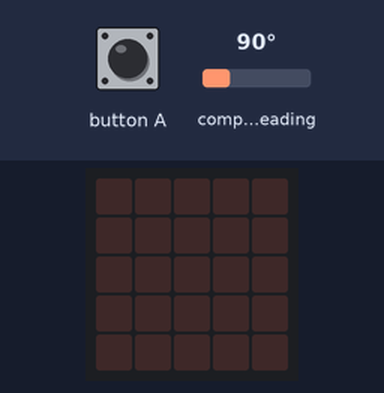
Recording of a program running on a simulated BBC micro:bit (MakeCode). Shown: the board's 5×5 LED display. Inputs (shaded band) come from the test bench; at power-on: compass heading 90°. The compass is already calibrated.

Above: at 1.2 s.
1.3 s: button A pressed for 0.15 s
At 1.9 s:
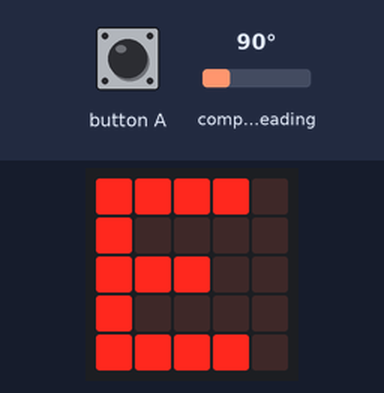
Timing chart, 0 to 4.3 s (numbered marks = the images above; inputs shaded):
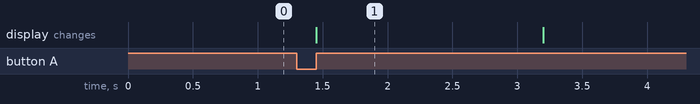

The program:

main.ts
```typescript
input.onButtonPressed(Button.A, function () {
    if (input.compassHeading() > 45 && input.compassHeading() < 135) {
        basic.showString("E")
    } else if (input.compassHeading() > 135 && input.compassHeading() < 225) {
        basic.showString("S")
    } else if (input.compassHeading() > 225 && input.compassHeading() < 315) {
        basic.showString("W")
    } else if (input.compassHeading() > 315 && input.compassHeading() < 45) {
        basic.showString("N")
    } else {
        basic.showString("X")
    }
    basic.pause(1000)
    basic.clearScreen()
})
```

test.ts
```typescript
// 在這裡測試；當此封包作為擴充功能時，將不會編譯此內容。
```

Measured:
- after the input at 1.3 s, the display: changes after 0.15 s (image 1)
- what the display in image 1 shows lasts 1.7 s, from 1.5 s to 3.2 s
